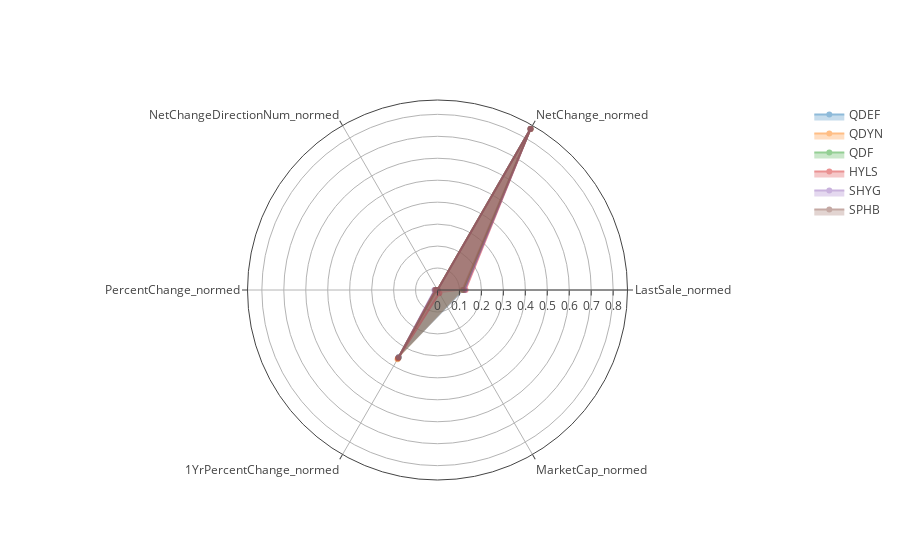

Notebook code for this chart:
### Code cell
make_polar_plot(top, num_cols_normed)

### Figure 1 — Plotly figure (JSON) as saved in the notebook; plotly's stock layout.template omitted (floating-point values rounded to 4 significant figures)
{"data": [{"fill": "toself", "name": "QDEF", "opacity": 0.5, "r": [0.1206, 0.8475, 0, 0.008808, 0.3605, null], "text": "QDEF", "theta": ["LastSale_normed", "NetChange_normed", "NetChangeDirectionNum_normed", "PercentChange_normed", "1YrPercentChange_normed", "MarketCap_normed"], "type": "scatterpolar", "uid": "f03f5828-b3a2-459e-9c5a-bfa8b632b53c"}, {"fill": "toself", "name": "QDYN", "opacity": 0.5, "r": [0.1174, 0.847, 0, 0.01057, 0.3639, null], "text": "QDYN", "theta": ["LastSale_normed", "NetChange_normed", "NetChangeDirectionNum_normed", "PercentChange_normed", "1YrPercentChange_normed", "MarketCap_normed"], "type": "scatterpolar", "uid": "fa35a194-2077-4015-b601-d8c8b251394a"}, {"fill": "toself", "name": "QDF", "opacity": 0.5, "r": [0.1201, 0.847, 0, 0.01057, 0.3533, null], "text": "QDF", "theta": ["LastSale_normed", "NetChange_normed", "NetChangeDirectionNum_normed", "PercentChange_normed", "1YrPercentChange_normed", "MarketCap_normed"], "type": "scatterpolar", "uid": "4fc85426-e906-4883-9189-dee7eb8a80f3"}, {"fill": "toself", "name": "HYLS", "opacity": 0.5, "r": [0.1277, 0.8471, 0, 0.009982, 0.3596, 0.01659], "text": "HYLS", "theta": ["LastSale_normed", "NetChange_normed", "NetChangeDirectionNum_normed", "PercentChange_normed", "1YrPercentChange_normed", "MarketCap_normed"], "type": "scatterpolar", "uid": "908970da-f66f-46ff-8138-da885ec21d71"}, {"fill": "toself", "name": "SHYG", "opacity": 0.5, "r": [0.1231, 0.8462, 0, 0.01409, 0.3523, null], "text": "SHYG", "theta": ["LastSale_normed", "NetChange_normed", "NetChangeDirectionNum_normed", "PercentChange_normed", "1YrPercentChange_normed", "MarketCap_normed"], "type": "scatterpolar", "uid": "f22fe29d-3b8e-442d-9616-5effde40b2fb"}, {"fill": "toself", "name": "SPHB", "opacity": 0.5, "r": [0.1137, 0.8483, 0, 0.005285, 0.3547, null], "text": "SPHB", "theta": ["LastSale_normed", "NetChange_normed", "NetChangeDirectionNum_normed", "PercentChange_normed", "1YrPercentChange_normed", "MarketCap_normed"], "type": "scatterpolar", "uid": "7bfd9c89-2ea1-458a-aa10-7a21b9e9db5b"}], "layout": {"polar": {"radialaxis": {"visible": true}}, "showlegend": true}}
